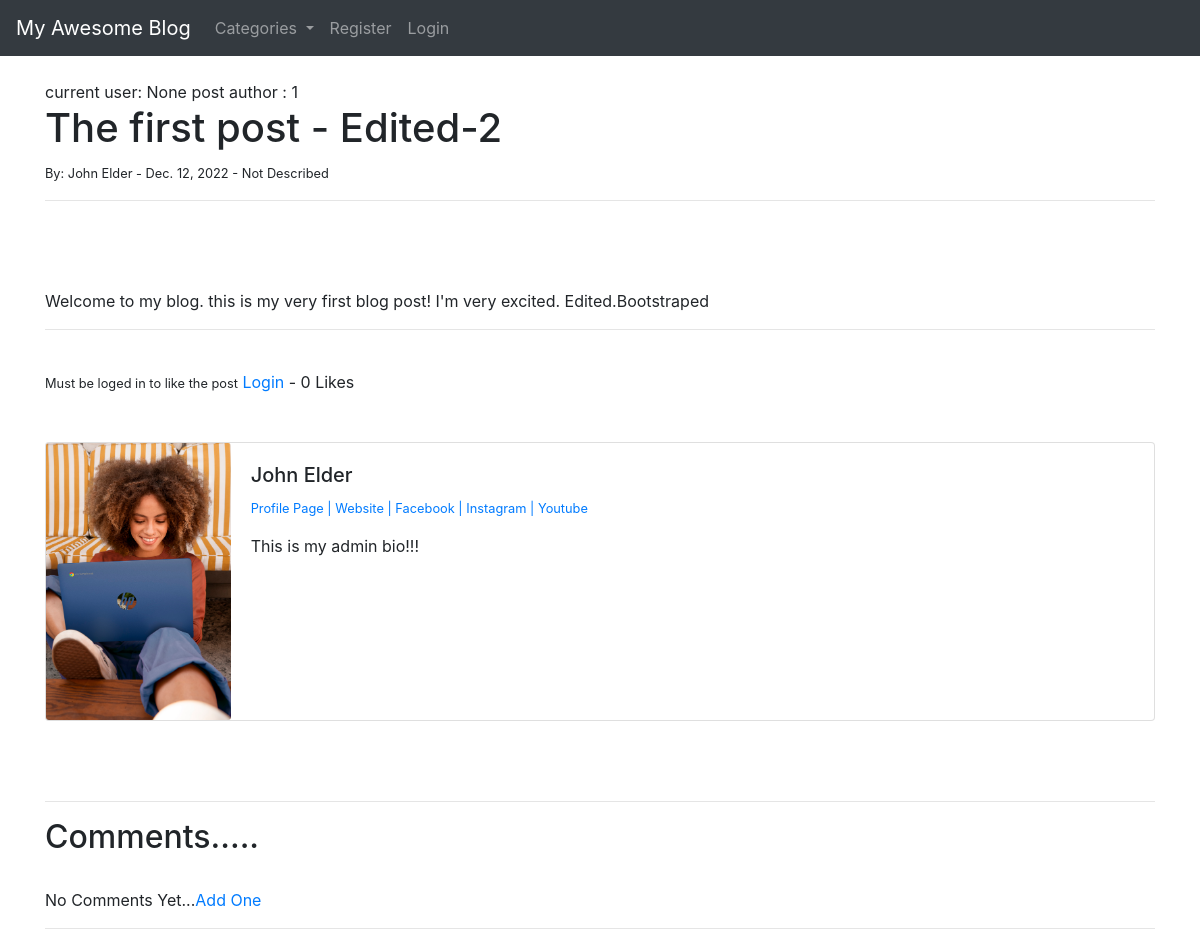
The app's page /article/1 with its own data.
### theblog/models.py (models this page shows, shortened)
class Post(models.Model):
    title = models.CharField(max_length=1000)
    header_image = models.ImageField(null=True, blank=True, upload_to='images/')
    title_tag = models.CharField(max_length=255)
    author = models.ForeignKey(User, on_delete=models.CASCADE)
    body = RichTextField(blank=True, null=True)
    post_date = models.DateField(auto_now_add=True)
    category = models.CharField(max_length=255, default='Not Described')
    snippet = models.CharField(max_length=255)
    likes = models.ManyToManyField(User, related_name='blog_posts')
    def total_likes(self):
        return self.likes.count()

class Profile(models.Model):
    user = models.OneToOneField(User,null=True, on_delete=models.CASCADE)
    bio=models.TextField()
    profile_pic= models.ImageField(null=True, blank=True, upload_to='images/profile/')
    website_url = models.CharField(max_length=1000,null=True,blank=True)
    facebook_url = models.CharField(max_length=1000, null=True, blank=True)
    twitter_url = models.CharField(max_length=1000, null=True, blank=True)
    instagram_url = models.CharField(max_length=1000, null=True, blank=True)
    youtube_url = models.CharField(max_length=1000, null=True, blank=True)

### theblog/views.py (the view)
# urls.py: path('article/<int:pk>',ArticleDetailView.as_view(),name='article-detail'),
class ArticleDetailView(DetailView):
    model = Post
    template_name = 'article_details.html'
    def get_context_data(self, *args, **kwargs):
        cat_menu = Category.objects.all()
        context = super(ArticleDetailView, self).get_context_data(*args, **kwargs)
        context['cat_menu'] = cat_menu
        stuff = get_object_or_404(Post, id=self.kwargs['pk'])
        total_likes = stuff.total_likes()
        liked = False
        if stuff.likes.filter(id=self.request.user.id).exists():
            liked = True
        context['total_likes'] = total_likes
        context['liked'] = liked
        return context

### theblog/models.py (called while the page is built)
    def __str__(self):
        return self.name

### theblog/templates/article_details.html (shortened to what this page needs)
{% extends 'base.html' %}
{% load static %}
{% block content %}
current user: {{user.id}}
post author : {{post.author.id}}
<h1>{{post.title}} </h1>
<small>By: {{post.author.first_name}} {{post.author.last_name}} - {{post.post_date}} - {{post.category}}
</small><br/>
<hr>
<br/>
<br/><br/>
{{post.body|safe}}
<hr>
<br/>
<form action="{% url 'like_post' post.pk %}" method="POST">
    {% if user.is_authenticated %}
    {% if liked %}
        <button type="submit" name="post_id" value="{{post.id}}" class="btn btn-danger btn-sm">Unlike</button>
    {% else %}
        <button type="submit" name="post_id" value="{{post.id}}" class="btn btn-primary btn-sm">Like</button>
    {% endif %}
    {% else %}
    <small>Must be loged in to like the post</small>
    <a  href="{% url 'login'%}">Login</a>
    {% endif %}
    - {{total_likes}} Likes
</form>
<br/><br/>
<div class="card mb-3" >
  <div class="row no-gutters">
    <div class="col-md-2">
        {% if post.author.profile.profile_pic %}
      <img src="{{post.author.profile.profile_pic.url}}" class="card-img"  alt="...">
        {% else %}
        <img src="{% static 'theblog/images/istockphoto-522855255-612x612.jpg'%}" class="card-img"  alt="...">
        {% endif %}
    </div>
    <div class="col-md-10">
      <div class="card-body">
        <h5 class="card-title">{{post.author.first_name}} {{post.author.last_name}}</h5>
          <p class="small text-muted">
               <a href='{% url "show_profile_page" post.author.profile.id %}'>Profile Page |</a>
              {% if post.author.profile.website_url %}
             <a href="{{post.author.profile.website_url}}"> Website |</a>
              {% endif %}
              {% if post.author.profile.facebook_url %}
              <a href="{{post.author.profile.facebook_url}}">Facebook |</a>
              {% endif %}
              {% if post.author.profile.instagram_url %}
              <a href="{{post.author.profile.instagram_url}}">Instagram | </a>
              {% endif %}
              {% if post.author.profile.youtube_url %}
              <a href="{{post.author.profile.youtube_url}}">Youtube</a>
              {% endif %}
          </p>
        <p class="card-text">{{post.author.profile.bio}}</p>
      </div>
    </div>
  </div>
</div>
<br/><br/>
<hr>
<h2>Comments.....</h2>
<br/>
{% if not post.comments.all %}
    No Comments Yet...<a href="{% url 'add_comment' post.pk%}">Add One</a>
{% else %}
<a href="{% url 'add_comment' post.pk%}">Add Comment</a><br/><br/>
    {% for comment in post.comments.all %}
        <strong>{{comment.name}} - {{comment.date_added}}</strong>
            <br/>{{comment.body}}<br/><br/>
    {% endfor %}
{%endif%}
<hr>
{% endblock %}

### records on screen
Post: author.id "1", title "The first post - Edited-2", author.first_name "John", author.last_name "Elder", post_date "Dec. 12, 2022", category "Not Described", body "Welcome to my blog. this is my very first blog post! I'm very excited. Edited.Bootstraped", author.profile.profile_pic (picture), author.profile.bio "This is my admin bio!!!"

### other values on screen
{{ user.id }} "None"
{{ total_likes }} "0"
